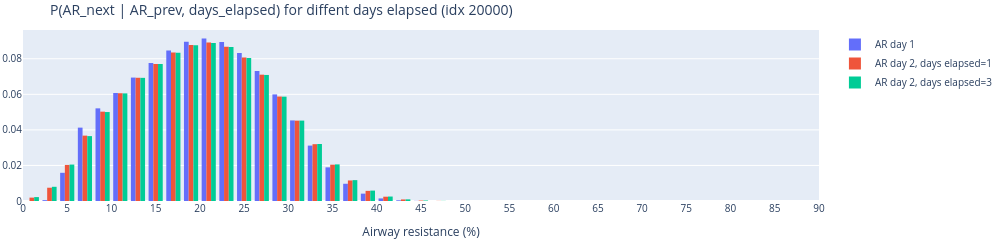
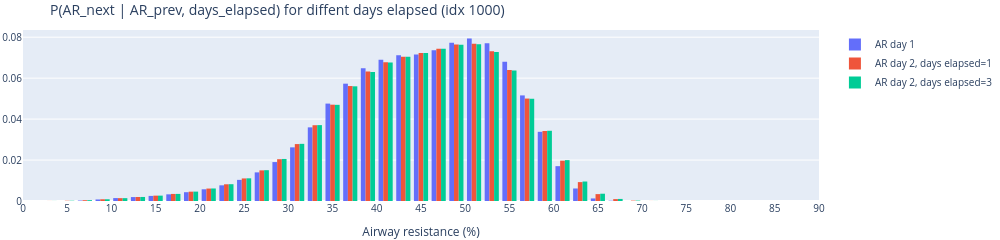
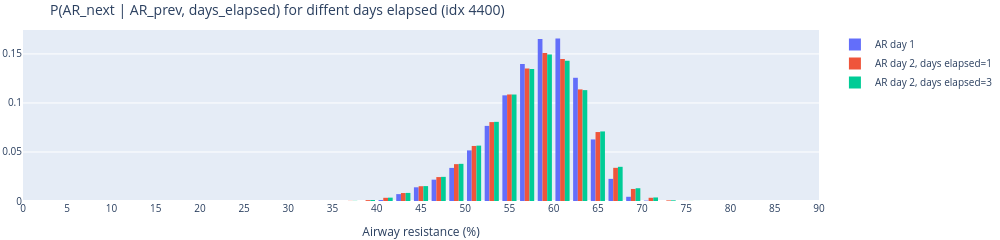

Here is the notebook cell these charts were saved with, in order:
### Markdown cell above
#### Plot CPT relationships

### Code cell
import src.inference.helpers as ih
def compare_ARs_for_one_entry(idx):
    title = f"P(AR_next | AR_prev, days_elapsed) for diffent days elapsed (idx {idx})"
    fig = make_subplots(rows=1, cols=1, shared_xaxes=True)
    ih.plot_histogram(fig, AR1, df.loc[idx, AR.name], AR1.a, AR1.b, 1, 1, name="AR day 1", annot=False)
    AR_next_day_p = np.matmul(cpt[:, :, 0], df.loc[idx, AR.name])
    ih.plot_histogram(fig, AR2, AR_next_day_p, AR2.a, AR2.b, 1, 1, name="AR day 2, days elapsed=1", annot=False)
    AR_next_day_p = np.matmul(cpt[:, :, 2], df.loc[idx, AR.name])
    ih.plot_histogram(fig, AR2, AR_next_day_p, AR2.a, AR2.b, 1, 1, name="AR day 2, days elapsed=3", annot=False)
    # Add x axis title
    fig.update_xaxes(title_text="Airway resistance (%)", row=1, col=1)
    # Reduce figure height
    fig.update_layout(height=200, width=1000, title=title, font=dict(size=10))
    # remove marings
    fig.update_layout(margin=dict(l=2, r=2, t=30, b=2))
    fig.show() 
    # Save figure
    fig.write_image(f"{dh.get_path_to_main()}/PlotsBreathe/Interconnecting_ARs_entries/{title}.pdf")

compare_ARs_for_one_entry(20000)
# compare_ARs_for_one_entry(21000)
compare_ARs_for_one_entry(1000)
compare_ARs_for_one_entry(4400)

### Figure 1 — Plotly figure (JSON) as saved in the notebook; plotly's stock layout.template omitted (floating-point values rounded to 4 significant figures)
{"data": [{"histfunc": "sum", "name": "AR day 1", "type": "histogram", "x": [0, 2, 4, 6, 8, 10, 12, 14, 16, 18, 20, 22, 24, 26, 28, 30, 32, 34, 36, 38, 40, 42, 44, 46, 48, 50, 52, 54, 56, 58, 60, 62, 64, 66, 68, 70, 72, 74, 76, 78, 80, 82, 84, 86, 88], "xaxis": "x", "xbins": {"end": 90, "size": 2, "start": 0}, "y": [0, 0.0004776, 0.01586, 0.04127, 0.05212, 0.06077, 0.06943, 0.07767, 0.08468, 0.08955, 0.09138, 0.08939, 0.08319, 0.07308, 0.05995, 0.04532, 0.03116, 0.01894, 0.009697, 0.004139, 0.001445, 0.0004012, 8.666e-05, 1.391e-05, 1.544e-06, 1.107e-07, 4.629e-09, 9.702e-11, 0, 0, 0, 0, 0, 0, 0, 0, 0, 0, 0, 0, 0, 0, 0, 0, 0], "yaxis": "y"}, {"histfunc": "sum", "name": "AR day 2, days elapsed=1", "type": "histogram", "x": [0, 2, 4, 6, 8, 10, 12, 14, 16, 18, 20, 22, 24, 26, 28, 30, 32, 34, 36, 38, 40, 42, 44, 46, 48, 50, 52, 54, 56, 58, 60, 62, 64, 66, 68, 70, 72, 74, 76, 78, 80, 82, 84, 86, 88], "xaxis": "x", "xbins": {"end": 90, "size": 2, "start": 0}, "y": [0.0019, 0.007471, 0.02029, 0.03677, 0.05025, 0.06061, 0.06931, 0.0771, 0.08353, 0.08781, 0.08912, 0.08683, 0.08071, 0.07106, 0.05876, 0.0452, 0.03195, 0.02042, 0.01155, 0.005699, 0.002418, 0.0008725, 0.0002644, 6.623e-05, 1.344e-05, 2.151e-06, 2.605e-07, 2.268e-08, 1.332e-09, 4.777e-11, 8.524e-13, 6.946e-310, 3.416e-310, 0, 0, 0, 0, 0, 0, 0, 0, 0, 0, 0, 0], "yaxis": "y"}, {"histfunc": "sum", "name": "AR day 2, days elapsed=3", "type": "histogram", "x": [0, 2, 4, 6, 8, 10, 12, 14, 16, 18, 20, 22, 24, 26, 28, 30, 32, 34, 36, 38, 40, 42, 44, 46, 48, 50, 52, 54, 56, 58, 60, 62, 64, 66, 68, 70, 72, 74, 76, 78, 80, 82, 84, 86, 88], "xaxis": "x", "xbins": {"end": 90, "size": 2, "start": 0}, "y": [0.002202, 0.007992, 0.0205, 0.0365, 0.05004, 0.06054, 0.06927, 0.07702, 0.0834, 0.08763, 0.08891, 0.08661, 0.0805, 0.0709, 0.0587, 0.04523, 0.03207, 0.02059, 0.01174, 0.005854, 0.002517, 0.0009221, 0.0002843, 7.257e-05, 1.503e-05, 2.458e-06, 3.045e-07, 2.711e-08, 1.624e-09, 5.929e-11, 1.079e-12, 6.946e-310, 2.794e-310, 0, 0, 0, 0, 0, 0, 0, 0, 0, 0, 0, 0], "yaxis": "y"}], "layout": {"font": {"size": 10}, "height": 200, "margin": {"b": 2, "l": 2, "r": 2, "t": 30}, "title": {"text": "P(AR_next | AR_prev, days_elapsed) for diffent days elapsed (idx 20000)"}, "width": 1000, "xaxis": {"anchor": "y", "domain": [0, 1], "nticks": 20, "range": [0, 90], "title": {"text": "Airway resistance (%)"}}, "yaxis": {"anchor": "x", "domain": [0, 1]}}}

### Figure 2 — Plotly figure (JSON) as saved in the notebook; plotly's stock layout.template omitted (floating-point values rounded to 4 significant figures)
{"data": [{"histfunc": "sum", "name": "AR day 1", "type": "histogram", "x": [0, 2, 4, 6, 8, 10, 12, 14, 16, 18, 20, 22, 24, 26, 28, 30, 32, 34, 36, 38, 40, 42, 44, 46, 48, 50, 52, 54, 56, 58, 60, 62, 64, 66, 68, 70, 72, 74, 76, 78, 80, 82, 84, 86, 88], "xaxis": "x", "xbins": {"end": 90, "size": 2, "start": 0}, "y": [0, 0, 3.717e-06, 0.0002376, 0.0007475, 0.001425, 0.001916, 0.002488, 0.003258, 0.004299, 0.005717, 0.007658, 0.01032, 0.01398, 0.01901, 0.0262, 0.03596, 0.04757, 0.05731, 0.06481, 0.06898, 0.0712, 0.07158, 0.07367, 0.07733, 0.07934, 0.07708, 0.06802, 0.05157, 0.03379, 0.01702, 0.006114, 0.001245, 0.0001534, 6.693e-06, 1.233e-07, 3.614e-10, 0, 0, 0, 0, 0, 0, 0, 0], "yaxis": "y"}, {"histfunc": "sum", "name": "AR day 2, days elapsed=1", "type": "histogram", "x": [0, 2, 4, 6, 8, 10, 12, 14, 16, 18, 20, 22, 24, 26, 28, 30, 32, 34, 36, 38, 40, 42, 44, 46, 48, 50, 52, 54, 56, 58, 60, 62, 64, 66, 68, 70, 72, 74, 76, 78, 80, 82, 84, 86, 88], "xaxis": "x", "xbins": {"end": 90, "size": 2, "start": 0}, "y": [2.61e-06, 2.63e-05, 0.0001265, 0.0003916, 0.0008386, 0.001393, 0.001967, 0.002619, 0.003448, 0.004563, 0.006082, 0.008161, 0.01102, 0.01496, 0.02042, 0.0278, 0.03701, 0.04704, 0.05614, 0.06321, 0.0678, 0.07048, 0.07224, 0.0743, 0.07643, 0.07678, 0.07311, 0.064, 0.05004, 0.03419, 0.0197, 0.009226, 0.003362, 0.0009225, 0.00018, 2.363e-05, 1.864e-06, 6.791e-08, 1.11e-09, 3.175e-12, 0, 0, 0, 0, 0], "yaxis": "y"}, {"histfunc": "sum", "name": "AR day 2, days elapsed=3", "type": "histogram", "x": [0, 2, 4, 6, 8, 10, 12, 14, 16, 18, 20, 22, 24, 26, 28, 30, 32, 34, 36, 38, 40, 42, 44, 46, 48, 50, 52, 54, 56, 58, 60, 62, 64, 66, 68, 70, 72, 74, 76, 78, 80, 82, 84, 86, 88], "xaxis": "x", "xbins": {"end": 90, "size": 2, "start": 0}, "y": [3.181e-06, 3.056e-05, 0.0001372, 0.0004037, 0.000844, 0.001392, 0.001971, 0.002629, 0.003464, 0.004586, 0.006114, 0.008205, 0.01108, 0.01505, 0.02053, 0.02792, 0.03706, 0.04697, 0.05601, 0.06305, 0.06768, 0.07043, 0.07228, 0.07433, 0.07632, 0.07653, 0.07276, 0.0637, 0.04993, 0.0343, 0.01997, 0.009521, 0.003563, 0.001009, 0.0002038, 2.767e-05, 2.271e-06, 8.445e-08, 1.401e-09, 4.021e-12, 0, 0, 0, 0, 0], "yaxis": "y"}], "layout": {"font": {"size": 10}, "height": 200, "margin": {"b": 2, "l": 2, "r": 2, "t": 30}, "title": {"text": "P(AR_next | AR_prev, days_elapsed) for diffent days elapsed (idx 1000)"}, "width": 1000, "xaxis": {"anchor": "y", "domain": [0, 1], "nticks": 20, "range": [0, 90], "title": {"text": "Airway resistance (%)"}}, "yaxis": {"anchor": "x", "domain": [0, 1]}}}

### Figure 3 — Plotly figure (JSON) as saved in the notebook; plotly's stock layout.template omitted (floating-point values rounded to 4 significant figures)
{"data": [{"histfunc": "sum", "name": "AR day 1", "type": "histogram", "x": [0, 2, 4, 6, 8, 10, 12, 14, 16, 18, 20, 22, 24, 26, 28, 30, 32, 34, 36, 38, 40, 42, 44, 46, 48, 50, 52, 54, 56, 58, 60, 62, 64, 66, 68, 70, 72, 74, 76, 78, 80, 82, 84, 86, 88], "xaxis": "x", "xbins": {"end": 90, "size": 2, "start": 0}, "y": [0, 0, 0, 0, 0, 0, 0, 0, 0, 0, 0, 0, 0, 0, 0, 0, 0, 0, 0, 0, 0.0009901, 0.007015, 0.01397, 0.02176, 0.03375, 0.05162, 0.0766, 0.1078, 0.1398, 0.1653, 0.1657, 0.1257, 0.06277, 0.02258, 0.004317, 0.0004377, 1.418e-05, 1.016e-07, 9.124e-11, 3.925e-15, 0, 0, 0, 0, 0], "yaxis": "y"}, {"histfunc": "sum", "name": "AR day 2, days elapsed=1", "type": "histogram", "x": [0, 2, 4, 6, 8, 10, 12, 14, 16, 18, 20, 22, 24, 26, 28, 30, 32, 34, 36, 38, 40, 42, 44, 46, 48, 50, 52, 54, 56, 58, 60, 62, 64, 66, 68, 70, 72, 74, 76, 78, 80, 82, 84, 86, 88], "xaxis": "x", "xbins": {"end": 90, "size": 2, "start": 0}, "y": [6.945e-310, 6.945e-310, 6.945e-310, 6.945e-310, 6.945e-310, 6.945e-310, 6.945e-310, 6.945e-310, 6.945e-310, 6.945e-310, 6.945e-310, 6.945e-310, 6.945e-310, 6.945e-310, 6.945e-310, 6.945e-310, 6.945e-310, 9.537e-06, 0.0001437, 0.0008982, 0.003263, 0.008132, 0.01507, 0.02439, 0.03759, 0.05615, 0.08047, 0.1086, 0.1352, 0.1509, 0.1448, 0.1138, 0.07032, 0.03383, 0.01228, 0.003294, 0.0006127, 7.301e-05, 4.905e-06, 1.32e-07, 8.998e-10, 8.019e-13, 3.449e-17, 0, 0], "yaxis": "y"}, {"histfunc": "sum", "name": "AR day 2, days elapsed=3", "type": "histogram", "x": [0, 2, 4, 6, 8, 10, 12, 14, 16, 18, 20, 22, 24, 26, 28, 30, 32, 34, 36, 38, 40, 42, 44, 46, 48, 50, 52, 54, 56, 58, 60, 62, 64, 66, 68, 70, 72, 74, 76, 78, 80, 82, 84, 86, 88], "xaxis": "x", "xbins": {"end": 90, "size": 2, "start": 0}, "y": [6.945e-310, 6.945e-310, 6.945e-310, 6.945e-310, 6.945e-310, 6.945e-310, 6.945e-310, 6.945e-310, 6.945e-310, 6.945e-310, 6.945e-310, 6.945e-310, 6.945e-310, 6.945e-310, 6.945e-310, 6.945e-310, 6.945e-310, 1.171e-05, 0.00017, 0.001004, 0.003423, 0.008238, 0.01519, 0.02462, 0.03791, 0.0565, 0.08072, 0.1086, 0.1346, 0.1495, 0.1431, 0.1131, 0.07094, 0.03487, 0.01303, 0.003613, 0.0006982, 8.63e-05, 6.031e-06, 1.659e-07, 1.138e-09, 1.015e-12, 4.367e-17, 0, 0], "yaxis": "y"}], "layout": {"font": {"size": 10}, "height": 200, "margin": {"b": 2, "l": 2, "r": 2, "t": 30}, "title": {"text": "P(AR_next | AR_prev, days_elapsed) for diffent days elapsed (idx 4400)"}, "width": 1000, "xaxis": {"anchor": "y", "domain": [0, 1], "nticks": 20, "range": [0, 90], "title": {"text": "Airway resistance (%)"}}, "yaxis": {"anchor": "x", "domain": [0, 1]}}}
